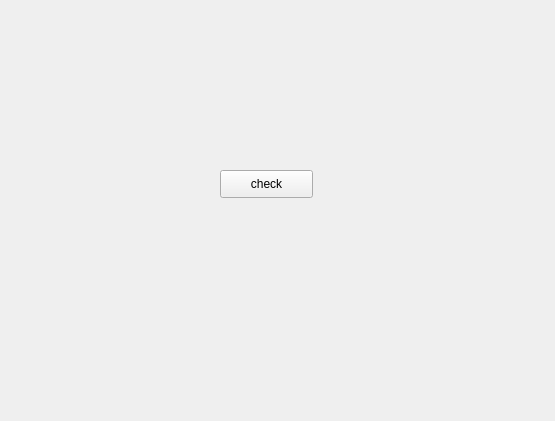
<?xml version="1.0" encoding="UTF-8"?>
<ui version="4.0">
 <class>Form</class>
 <widget class="QWidget" name="Form">
  <property name="geometry">
   <rect>
    <x>0</x>
    <y>0</y>
    <width>555</width>
    <height>421</height>
   </rect>
  </property>
  <property name="windowTitle">
   <string>Form</string>
  </property>
  <widget class="QPushButton" name="pushButton">
   <property name="geometry">
    <rect>
     <x>220</x>
     <y>170</y>
     <width>93</width>
     <height>28</height>
    </rect>
   </property>
   <property name="text">
    <string>check</string>
   </property>
  </widget>
 </widget>
 <resources/>
 <connections/>
</ui>
